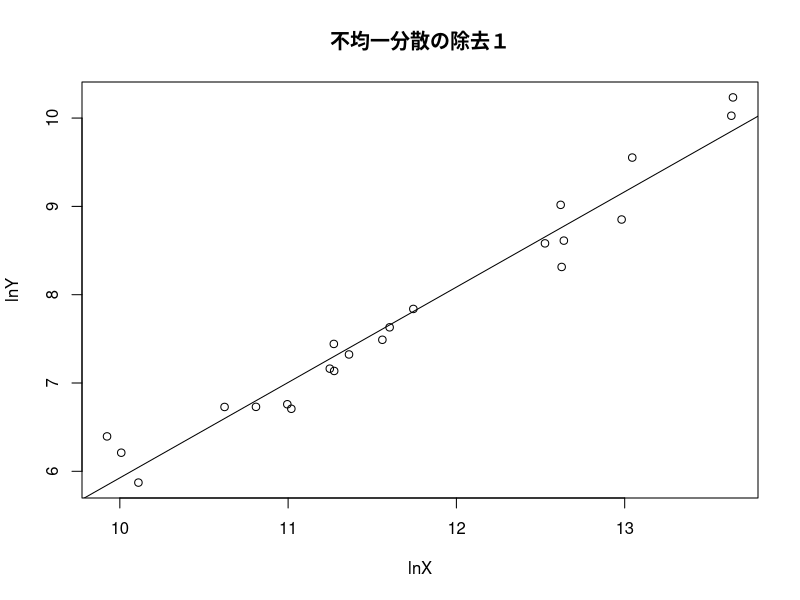

The R script that drew this image: (Note: this script raises an error after producing the figure.)
data1 <- read.table("ke0601.csv",header = TRUE, sep =",")
data1
plot(data1$lnX, data1$lnY,xlab="lnX",ylab="lnY",main="不均一分散の除去１")
fm2 <- lm(lnY ~ lnX, data = data1)
summary(fm2)
abline(fm2)
bptest(fm2)
plot(data1$XL, data1$YL,xlab="XL",ylab="YL",main="不均一分散の除去２")
fm3 <- lm(YL ~ XL, data = data1)
summary(fm3)
abline(fm3)
bptest(fm3)
